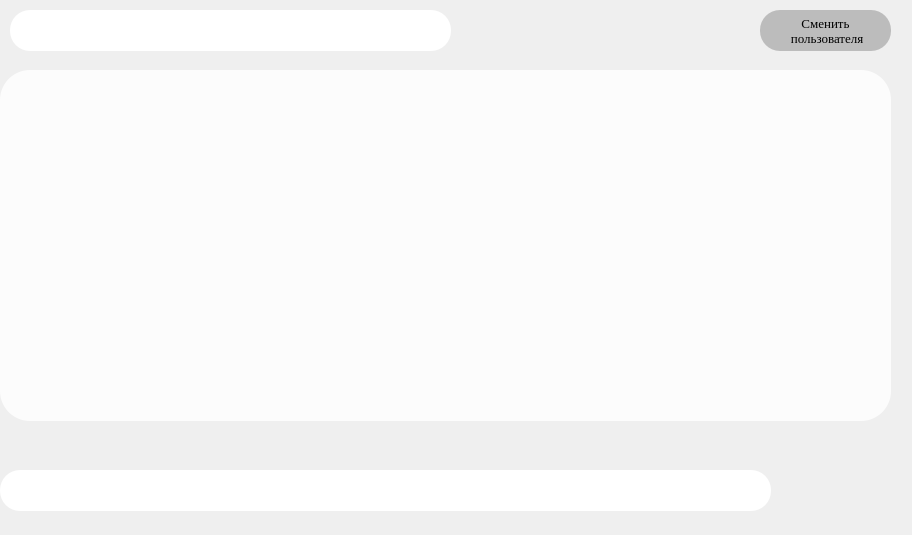
<?xml version="1.0" encoding="UTF-8"?>
<ui version="4.0">
 <class>MainWindow</class>
 <widget class="QMainWindow" name="MainWindow">
  <property name="geometry">
   <rect>
    <x>0</x>
    <y>0</y>
    <width>912</width>
    <height>535</height>
   </rect>
  </property>
  <property name="sizePolicy">
   <sizepolicy hsizetype="Fixed" vsizetype="Fixed">
    <horstretch>0</horstretch>
    <verstretch>0</verstretch>
   </sizepolicy>
  </property>
  <property name="font">
   <font>
    <pointsize>8</pointsize>
   </font>
  </property>
  <property name="windowTitle">
   <string>Messenger</string>
  </property>
  <property name="windowIcon">
   <iconset>
    <normaloff>logo.png</normaloff>logo.png</iconset>
  </property>
  <property name="autoFillBackground">
   <bool>false</bool>
  </property>
  <property name="styleSheet">
   <string notr="true"/>
  </property>
  <property name="tabShape">
   <enum>QTabWidget::Rounded</enum>
  </property>
  <widget class="QWidget" name="centralwidget">
   <widget class="QTextBrowser" name="textBrowser">
    <property name="enabled">
     <bool>true</bool>
    </property>
    <property name="geometry">
     <rect>
      <x>0</x>
      <y>70</y>
      <width>891</width>
      <height>351</height>
     </rect>
    </property>
    <property name="sizePolicy">
     <sizepolicy hsizetype="Fixed" vsizetype="Fixed">
      <horstretch>0</horstretch>
      <verstretch>0</verstretch>
     </sizepolicy>
    </property>
    <property name="font">
     <font>
      <pointsize>10</pointsize>
     </font>
    </property>
    <property name="styleSheet">
     <string notr="true">border-radius: 30px;
background-color: rgba(255, 255, 255, 210);
border-color: red;</string>
    </property>
    <property name="frameShape">
     <enum>QFrame::StyledPanel</enum>
    </property>
   </widget>
   <widget class="QLineEdit" name="lineEdit">
    <property name="geometry">
     <rect>
      <x>0</x>
      <y>470</y>
      <width>771</width>
      <height>41</height>
     </rect>
    </property>
    <property name="font">
     <font>
      <pointsize>10</pointsize>
     </font>
    </property>
    <property name="styleSheet">
     <string notr="true">border-radius: 20px;
</string>
    </property>
    <property name="text">
     <string/>
    </property>
   </widget>
   <widget class="QPushButton" name="pushButton">
    <property name="geometry">
     <rect>
      <x>790</x>
      <y>470</y>
      <width>51</width>
      <height>51</height>
     </rect>
    </property>
    <property name="font">
     <font>
      <family>Times New Roman</family>
      <pointsize>9</pointsize>
      <weight>75</weight>
      <italic>false</italic>
      <bold>true</bold>
      <kerning>true</kerning>
     </font>
    </property>
    <property name="cursor">
     <cursorShape>PointingHandCursor</cursorShape>
    </property>
    <property name="mouseTracking">
     <bool>true</bool>
    </property>
    <property name="styleSheet">
     <string notr="true">background-color:rgba(255,255,255,0);
border:none;</string>
    </property>
    <property name="text">
     <string/>
    </property>
    <property name="icon">
     <iconset>
      <normaloff>img_361818.png</normaloff>img_361818.png</iconset>
    </property>
    <property name="iconSize">
     <size>
      <width>50</width>
      <height>50</height>
     </size>
    </property>
    <property name="autoRepeat">
     <bool>false</bool>
    </property>
   </widget>
   <widget class="QPushButton" name="pushButton_2">
    <property name="geometry">
     <rect>
      <x>850</x>
      <y>470</y>
      <width>61</width>
      <height>51</height>
     </rect>
    </property>
    <property name="cursor">
     <cursorShape>PointingHandCursor</cursorShape>
    </property>
    <property name="mouseTracking">
     <bool>true</bool>
    </property>
    <property name="styleSheet">
     <string notr="true">background-color:rgba(255,255,255,0);
border:none;</string>
    </property>
    <property name="text">
     <string/>
    </property>
    <property name="icon">
     <iconset>
      <normaloff>cloud-download-offline-receive-icon-93037.png</normaloff>cloud-download-offline-receive-icon-93037.png</iconset>
    </property>
    <property name="iconSize">
     <size>
      <width>70</width>
      <height>70</height>
     </size>
    </property>
   </widget>
   <widget class="QLabel" name="label">
    <property name="enabled">
     <bool>false</bool>
    </property>
    <property name="geometry">
     <rect>
      <x>0</x>
      <y>0</y>
      <width>1141</width>
      <height>761</height>
     </rect>
    </property>
    <property name="sizePolicy">
     <sizepolicy hsizetype="Fixed" vsizetype="Fixed">
      <horstretch>0</horstretch>
      <verstretch>0</verstretch>
     </sizepolicy>
    </property>
    <property name="text">
     <string/>
    </property>
    <property name="pixmap">
     <pixmap>back.png</pixmap>
    </property>
    <property name="scaledContents">
     <bool>false</bool>
    </property>
   </widget>
   <widget class="QLineEdit" name="lineEdit_2">
    <property name="geometry">
     <rect>
      <x>10</x>
      <y>10</y>
      <width>441</width>
      <height>41</height>
     </rect>
    </property>
    <property name="font">
     <font>
      <pointsize>10</pointsize>
     </font>
    </property>
    <property name="styleSheet">
     <string notr="true">border-radius: 20px;
</string>
    </property>
    <property name="text">
     <string/>
    </property>
   </widget>
   <widget class="QPushButton" name="pushButton_3">
    <property name="geometry">
     <rect>
      <x>760</x>
      <y>10</y>
      <width>131</width>
      <height>41</height>
     </rect>
    </property>
    <property name="font">
     <font>
      <family>Times New Roman</family>
      <pointsize>10</pointsize>
      <weight>50</weight>
      <bold>false</bold>
     </font>
    </property>
    <property name="cursor">
     <cursorShape>PointingHandCursor</cursorShape>
    </property>
    <property name="mouseTracking">
     <bool>true</bool>
    </property>
    <property name="focusPolicy">
     <enum>Qt::NoFocus</enum>
    </property>
    <property name="styleSheet">
     <string notr="true">background: rgb(188, 188, 188);
border-radius: 20px;
color: rgb(0, 0, 0);
</string>
    </property>
    <property name="text">
     <string>Сменить
 пользователя</string>
    </property>
   </widget>
   <zorder>label</zorder>
   <zorder>textBrowser</zorder>
   <zorder>lineEdit</zorder>
   <zorder>pushButton</zorder>
   <zorder>pushButton_2</zorder>
   <zorder>lineEdit_2</zorder>
   <zorder>pushButton_3</zorder>
  </widget>
 </widget>
 <resources/>
 <connections/>
</ui>
